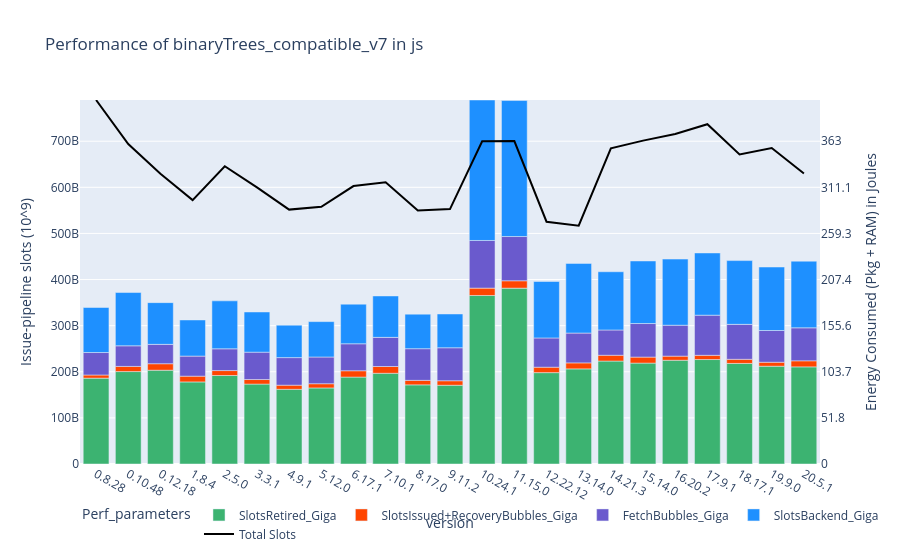
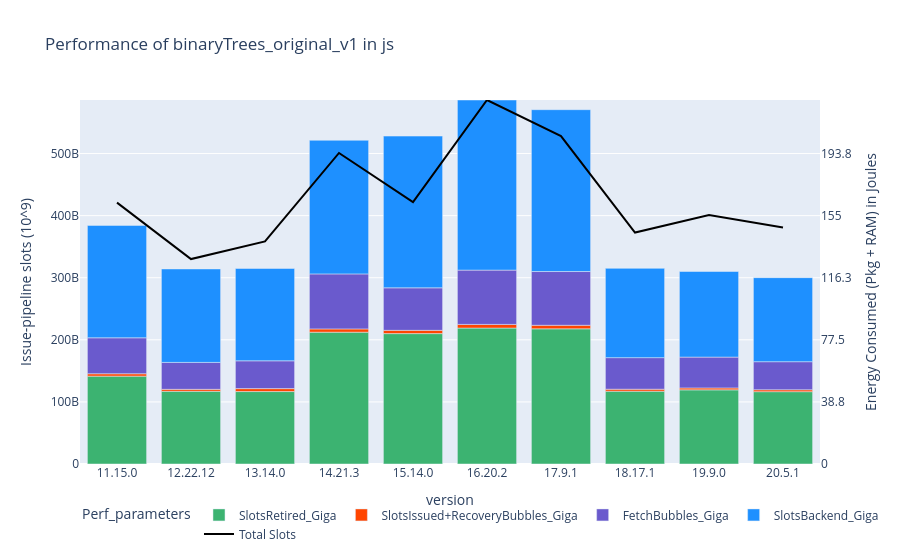
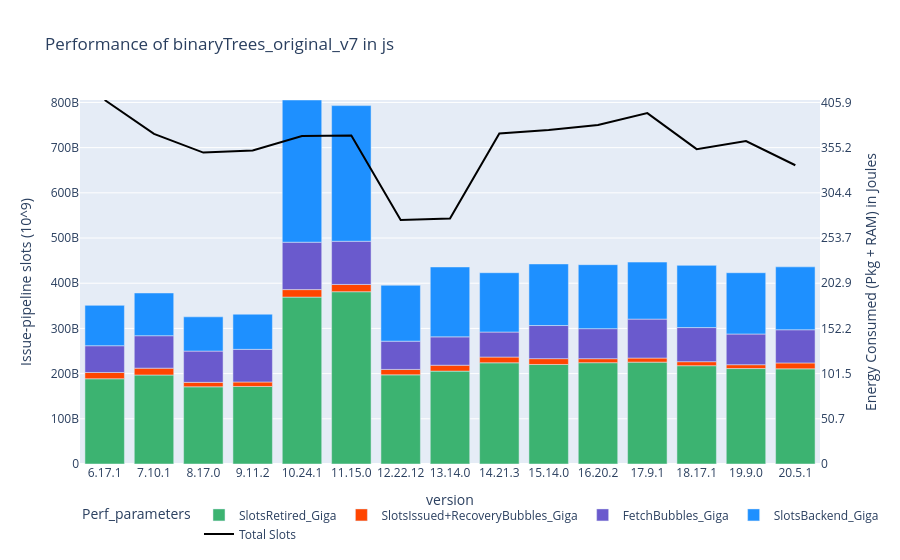
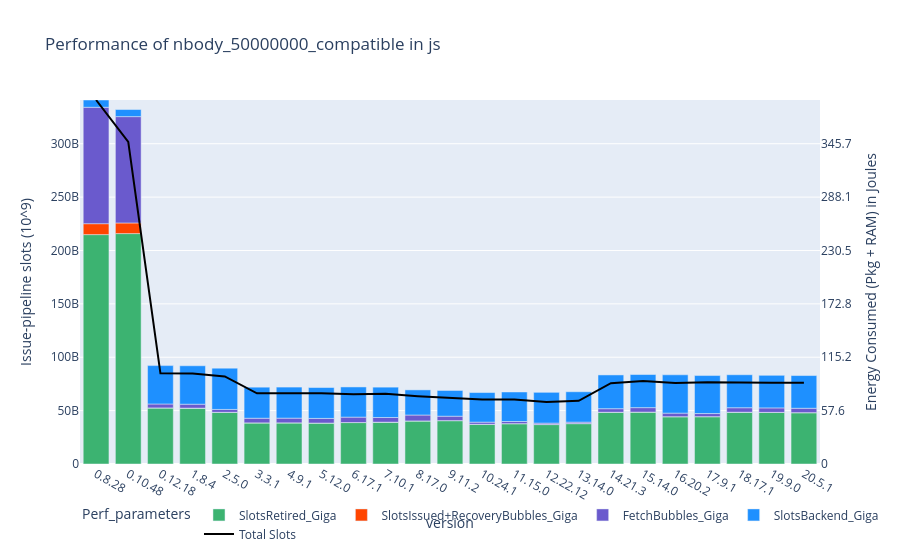

Notebook code for these charts, in order:
### Code cell
x_data = "version"
categories = ['SlotsRetired_Giga','SlotsIssued+RecoveryBubbles_Giga','FetchBubbles_Giga','SlotsBackend_Giga']
color_list = ["MediumSeaGreen", "OrangeRed", "SlateBlue", "DodgerBlue"]
programs = df_perf["path"].unique()

flag = True

for program in programs:
    df_plot = df_perf.groupby([x_data,"path"], sort=False)[categories].median().reset_index()
    df_TotalSlots = df_turbostat.groupby([x_data,"path"], sort=False)[['Pkg+RAM_J']].median().reset_index()
    df_TotalSlots = df_TotalSlots.query('path == "'+ program +'"')
    df_TotalSlots = df_TotalSlots.drop('path', axis=1)
    
    # df_plot = df_plot[df_plot['version'].str.contains("2.5.6|2.7.18|3.0.1|3.4.10|3.5.10") == False]
    df_plot = df_plot.query('path == "'+ program +'"')
    df_plot = df_plot.drop('path', axis=1)

    df_melted = pd.melt(df_plot, id_vars=['version'], var_name='Perf_parameters', value_name='Value')
    df_melted_2 = pd.melt(df_TotalSlots, id_vars=['version'], var_name='Pkg+RAM_J', value_name='Value')

    fig = px.bar(df_melted,
                x = "version",
                y = "Value",
                color = "Perf_parameters",
                color_discrete_sequence=color_list,
                title="Performance of " + program + " in " + language)
    fig.add_trace(
        go.Scatter(
            x=df_melted_2["version"],
            y=df_melted_2["Value"],
            mode="lines",
            yaxis="y2",
            marker=dict(color="black"),
            name="Total Slots "
        )
    )
    fig.update_layout(
        legend=dict(orientation="h"),
        yaxis=dict(
            title=dict(text="Issue-pipeline slots (10^9)"),
            side="left",
            range=[0, (df_plot['SlotsRetired_Giga'] + df_plot['SlotsIssued+RecoveryBubbles_Giga'] + df_plot['FetchBubbles_Giga'] + df_plot['SlotsBackend_Giga']).max()],
        ),
        yaxis2=dict(
            title=dict(text="Energy Consumed (Pkg + RAM) in Joules"),
            side="right",
            range=[0, df_TotalSlots['Pkg+RAM_J'].max()],
            overlaying="y",
            tickmode="sync",
        ),
    )

    fig.show()

### Figure 1 — Plotly figure (JSON) as saved in the notebook; plotly's stock layout.template omitted (floating-point values rounded to 4 significant figures)
{"data": [{"alignmentgroup": "True", "hovertemplate": "Perf_parameters=SlotsRetired_Giga<br>version=%{x}<br>Value=%{y}<extra></extra>", "legendgroup": "SlotsRetired_Giga", "marker": {"color": "MediumSeaGreen", "pattern": {"shape": ""}}, "name": "SlotsRetired_Giga", "offsetgroup": "SlotsRetired_Giga", "orientation": "v", "showlegend": true, "textposition": "auto", "type": "bar", "x": ["0.8.28", "0.10.48", "0.12.18", "1.8.4", "2.5.0", "3.3.1", "4.9.1", "5.12.0", "6.17.1", "7.10.1", "8.17.0", "9.11.2", "10.24.1", "11.15.0", "12.22.12", "13.14.0", "14.21.3", "15.14.0", "16.20.2", "17.9.1", "18.17.1", "19.9.0", "20.5.1"], "xaxis": "x", "y": [186200000000.0, 200400000000.0, 203400000000.0, 178000000000.0, 191900000000.0, 173300000000.0, 161900000000.0, 164900000000.0, 188500000000.0, 196737473080, 171600000000.0, 170800000000.0, 365400000000.0, 381300000000.0, 198134456883, 206300000000.0, 223200000000.0, 218762451246, 224986588077, 226500000000.0, 218100000000.0, 212100000000.0, 210600000000.0], "yaxis": "y"}, {"alignmentgroup": "True", "hovertemplate": "Perf_parameters=SlotsIssued+RecoveryBubbles_Giga<br>version=%{x}<br>Value=%{y}<extra></extra>", "legendgroup": "SlotsIssued+RecoveryBubbles_Giga", "marker": {"color": "OrangeRed", "pattern": {"shape": ""}}, "name": "SlotsIssued+RecoveryBubbles_Giga", "offsetgroup": "SlotsIssued+RecoveryBubbles_Giga", "orientation": "v", "showlegend": true, "textposition": "auto", "type": "bar", "x": ["0.8.28", "0.10.48", "0.12.18", "1.8.4", "2.5.0", "3.3.1", "4.9.1", "5.12.0", "6.17.1", "7.10.1", "8.17.0", "9.11.2", "10.24.1", "11.15.0", "12.22.12", "13.14.0", "14.21.3", "15.14.0", "16.20.2", "17.9.1", "18.17.1", "19.9.0", "20.5.1"], "xaxis": "x", "y": [6848000000.0, 11160000000.0, 14030000000.0, 12490000000.0, 10680000000.0, 9885000000.0, 8989000000.0, 9162000000.0, 13760000000.0, 14670000000.0, 9777000000.0, 9756000000.0, 15970000000.0, 15990000000.0, 11800000000.0, 13000000000.0, 12570000000.0, 13090000000.0, 8935000000.0, 9160000000.0, 8921000000.0, 8604000000.0, 13150000000.0], "yaxis": "y"}, {"alignmentgroup": "True", "hovertemplate": "Perf_parameters=FetchBubbles_Giga<br>version=%{x}<br>Value=%{y}<extra></extra>", "legendgroup": "FetchBubbles_Giga", "marker": {"color": "SlateBlue", "pattern": {"shape": ""}}, "name": "FetchBubbles_Giga", "offsetgroup": "FetchBubbles_Giga", "orientation": "v", "showlegend": true, "textposition": "auto", "type": "bar", "x": ["0.8.28", "0.10.48", "0.12.18", "1.8.4", "2.5.0", "3.3.1", "4.9.1", "5.12.0", "6.17.1", "7.10.1", "8.17.0", "9.11.2", "10.24.1", "11.15.0", "12.22.12", "13.14.0", "14.21.3", "15.14.0", "16.20.2", "17.9.1", "18.17.1", "19.9.0", "20.5.1"], "xaxis": "x", "y": [48710000000.0, 44720000000.0, 41990000000.0, 43530000000.0, 47210000000.0, 59310000000.0, 59810000000.0, 57960000000.0, 58490000000.0, 63200000000.0, 68630000000.0, 71540000000.0, 103300000000.0, 95950000000.0, 63400000000.0, 64720000000.0, 54840000000.0, 72780000000.0, 67020000000.0, 87020000000.0, 75830000000.0, 68830000000.0, 71530000000.0], "yaxis": "y"}, {"alignmentgroup": "True", "hovertemplate": "Perf_parameters=SlotsBackend_Giga<br>version=%{x}<br>Value=%{y}<extra></extra>", "legendgroup": "SlotsBackend_Giga", "marker": {"color": "DodgerBlue", "pattern": {"shape": ""}}, "name": "SlotsBackend_Giga", "offsetgroup": "SlotsBackend_Giga", "orientation": "v", "showlegend": true, "textposition": "auto", "type": "bar", "x": ["0.8.28", "0.10.48", "0.12.18", "1.8.4", "2.5.0", "3.3.1", "4.9.1", "5.12.0", "6.17.1", "7.10.1", "8.17.0", "9.11.2", "10.24.1", "11.15.0", "12.22.12", "13.14.0", "14.21.3", "15.14.0", "16.20.2", "17.9.1", "18.17.1", "19.9.0", "20.5.1"], "xaxis": "x", "y": [97670000000.0, 115500000000.0, 90500000000.0, 78400000000.0, 104000000000.0, 87170000000.0, 70240000000.0, 76730000000.0, 85933613335, 89850000000.0, 74790000000.0, 73220000000.0, 304600000000.0, 294900000000.0, 122400000000.0, 151000000000.0, 126200000000.0, 135600000000.0, 143500000000.0, 135000000000.0, 138300000000.0, 137700000000.0, 144500000000.0], "yaxis": "y"}, {"marker": {"color": "black"}, "mode": "lines", "name": "Total Slots ", "type": "scatter", "x": ["0.8.28", "0.10.48", "0.12.18", "1.8.4", "2.5.0", "3.3.1", "4.9.1", "5.12.0", "6.17.1", "7.10.1", "8.17.0", "9.11.2", "10.24.1", "11.15.0", "12.22.12", "13.14.0", "14.21.3", "15.14.0", "16.20.2", "17.9.1", "18.17.1", "19.9.0", "20.5.1"], "y": [409.3, 359.7, 326.4, 296.7, 334.8, 311.1, 286.1, 289.2, 312.5, 316.7, 285.1, 286.6, 362.9, 363.2, 272.4, 268.0, 355.0, 363.6, 371.0, 382.1, 348.1, 355.2, 326.6], "yaxis": "y2"}], "layout": {"barmode": "relative", "legend": {"orientation": "h", "title": {"text": "Perf_parameters"}, "tracegroupgap": 0}, "title": {"text": "Performance of binaryTrees_compatible_v7 in js"}, "xaxis": {"anchor": "y", "domain": [0, 1], "title": {"text": "version"}}, "yaxis": {"anchor": "x", "domain": [0, 1], "range": [0, 789400000000.0], "side": "left", "title": {"text": "Issue-pipeline slots (10^9)"}}, "yaxis2": {"overlaying": "y", "range": [0, 409.3], "side": "right", "tickmode": "sync", "title": {"text": "Energy Consumed (Pkg + RAM) in Joules"}}}}

### Figure 2 — Plotly figure (JSON) as saved in the notebook; plotly's stock layout.template omitted (floating-point values rounded to 4 significant figures)
{"data": [{"alignmentgroup": "True", "hovertemplate": "Perf_parameters=SlotsRetired_Giga<br>version=%{x}<br>Value=%{y}<extra></extra>", "legendgroup": "SlotsRetired_Giga", "marker": {"color": "MediumSeaGreen", "pattern": {"shape": ""}}, "name": "SlotsRetired_Giga", "offsetgroup": "SlotsRetired_Giga", "orientation": "v", "showlegend": true, "textposition": "auto", "type": "bar", "x": ["11.15.0", "12.22.12", "13.14.0", "14.21.3", "15.14.0", "16.20.2", "17.9.1", "18.17.1", "19.9.0", "20.5.1"], "xaxis": "x", "y": [141500000000.0, 117100000000.0, 116700000000.0, 212300000000.0, 210000000000.0, 219000000000.0, 217700000000.0, 117300000000.0, 119400000000.0, 116500000000.0], "yaxis": "y"}, {"alignmentgroup": "True", "hovertemplate": "Perf_parameters=SlotsIssued+RecoveryBubbles_Giga<br>version=%{x}<br>Value=%{y}<extra></extra>", "legendgroup": "SlotsIssued+RecoveryBubbles_Giga", "marker": {"color": "OrangeRed", "pattern": {"shape": ""}}, "name": "SlotsIssued+RecoveryBubbles_Giga", "offsetgroup": "SlotsIssued+RecoveryBubbles_Giga", "orientation": "v", "showlegend": true, "textposition": "auto", "type": "bar", "x": ["11.15.0", "12.22.12", "13.14.0", "14.21.3", "15.14.0", "16.20.2", "17.9.1", "18.17.1", "19.9.0", "20.5.1"], "xaxis": "x", "y": [3860000000.0, 3137000000.0, 4744000000.0, 5270000000.0, 5278000000.0, 5879000000.0, 5729000000.0, 3196000000.0, 3105000000.0, 3023000000.0], "yaxis": "y"}, {"alignmentgroup": "True", "hovertemplate": "Perf_parameters=FetchBubbles_Giga<br>version=%{x}<br>Value=%{y}<extra></extra>", "legendgroup": "FetchBubbles_Giga", "marker": {"color": "SlateBlue", "pattern": {"shape": ""}}, "name": "FetchBubbles_Giga", "offsetgroup": "FetchBubbles_Giga", "orientation": "v", "showlegend": true, "textposition": "auto", "type": "bar", "x": ["11.15.0", "12.22.12", "13.14.0", "14.21.3", "15.14.0", "16.20.2", "17.9.1", "18.17.1", "19.9.0", "20.5.1"], "xaxis": "x", "y": [57900000000.0, 43340000000.0, 44770000000.0, 88590000000.0, 68470000000.0, 87440000000.0, 86550000000.0, 50840000000.0, 49670000000.0, 45220000000.0], "yaxis": "y"}, {"alignmentgroup": "True", "hovertemplate": "Perf_parameters=SlotsBackend_Giga<br>version=%{x}<br>Value=%{y}<extra></extra>", "legendgroup": "SlotsBackend_Giga", "marker": {"color": "DodgerBlue", "pattern": {"shape": ""}}, "name": "SlotsBackend_Giga", "offsetgroup": "SlotsBackend_Giga", "orientation": "v", "showlegend": true, "textposition": "auto", "type": "bar", "x": ["11.15.0", "12.22.12", "13.14.0", "14.21.3", "15.14.0", "16.20.2", "17.9.1", "18.17.1", "19.9.0", "20.5.1"], "xaxis": "x", "y": [181000000000.0, 150600000000.0, 148800000000.0, 215200000000.0, 244400000000.0, 274000000000.0, 260700000000.0, 143800000000.0, 137861377020, 135400000000.0], "yaxis": "y"}, {"marker": {"color": "black"}, "mode": "lines", "name": "Total Slots ", "type": "scatter", "x": ["11.15.0", "12.22.12", "13.14.0", "14.21.3", "15.14.0", "16.20.2", "17.9.1", "18.17.1", "19.9.0", "20.5.1"], "y": [163.1, 127.9, 138.9, 194.1, 163.4, 227.2, 204.7, 144.4, 155.4, 147.6], "yaxis": "y2"}], "layout": {"barmode": "relative", "legend": {"orientation": "h", "title": {"text": "Perf_parameters"}, "tracegroupgap": 0}, "title": {"text": "Performance of binaryTrees_original_v1 in js"}, "xaxis": {"anchor": "y", "domain": [0, 1], "title": {"text": "version"}}, "yaxis": {"anchor": "x", "domain": [0, 1], "range": [0, 586300000000.0], "side": "left", "title": {"text": "Issue-pipeline slots (10^9)"}}, "yaxis2": {"overlaying": "y", "range": [0, 227.2], "side": "right", "tickmode": "sync", "title": {"text": "Energy Consumed (Pkg + RAM) in Joules"}}}}

### Figure 3 — Plotly figure (JSON) as saved in the notebook; plotly's stock layout.template omitted (floating-point values rounded to 4 significant figures)
{"data": [{"alignmentgroup": "True", "hovertemplate": "Perf_parameters=SlotsRetired_Giga<br>version=%{x}<br>Value=%{y}<extra></extra>", "legendgroup": "SlotsRetired_Giga", "marker": {"color": "MediumSeaGreen", "pattern": {"shape": ""}}, "name": "SlotsRetired_Giga", "offsetgroup": "SlotsRetired_Giga", "orientation": "v", "showlegend": true, "textposition": "auto", "type": "bar", "x": ["6.17.1", "7.10.1", "8.17.0", "9.11.2", "10.24.1", "11.15.0", "12.22.12", "13.14.0", "14.21.3", "15.14.0", "16.20.2", "17.9.1", "18.17.1", "19.9.0", "20.5.1"], "xaxis": "x", "y": [188600000000.0, 197000000000.0, 170800000000.0, 171600000000.0, 369300000000.0, 381200000000.0, 197300000000.0, 205500000000.0, 223952280001, 220200000000.0, 224200000000.0, 225392844533, 217500000000.0, 211182313041, 210600000000.0], "yaxis": "y"}, {"alignmentgroup": "True", "hovertemplate": "Perf_parameters=SlotsIssued+RecoveryBubbles_Giga<br>version=%{x}<br>Value=%{y}<extra></extra>", "legendgroup": "SlotsIssued+RecoveryBubbles_Giga", "marker": {"color": "OrangeRed", "pattern": {"shape": ""}}, "name": "SlotsIssued+RecoveryBubbles_Giga", "offsetgroup": "SlotsIssued+RecoveryBubbles_Giga", "orientation": "v", "showlegend": true, "textposition": "auto", "type": "bar", "x": ["6.17.1", "7.10.1", "8.17.0", "9.11.2", "10.24.1", "11.15.0", "12.22.12", "13.14.0", "14.21.3", "15.14.0", "16.20.2", "17.9.1", "18.17.1", "19.9.0", "20.5.1"], "xaxis": "x", "y": [13920000000.0, 15130000000.0, 9861000000.0, 9897000000.0, 16550000000.0, 16080000000.0, 11970000000.0, 13080000000.0, 12676544151, 12950000000.0, 8858000000.0, 9043000000.0, 8890000000.0, 8534000000.0, 13010000000.0], "yaxis": "y"}, {"alignmentgroup": "True", "hovertemplate": "Perf_parameters=FetchBubbles_Giga<br>version=%{x}<br>Value=%{y}<extra></extra>", "legendgroup": "FetchBubbles_Giga", "marker": {"color": "SlateBlue", "pattern": {"shape": ""}}, "name": "FetchBubbles_Giga", "offsetgroup": "FetchBubbles_Giga", "orientation": "v", "showlegend": true, "textposition": "auto", "type": "bar", "x": ["6.17.1", "7.10.1", "8.17.0", "9.11.2", "10.24.1", "11.15.0", "12.22.12", "13.14.0", "14.21.3", "15.14.0", "16.20.2", "17.9.1", "18.17.1", "19.9.0", "20.5.1"], "xaxis": "x", "y": [59180000000.0, 71790000000.0, 69190000000.0, 72220000000.0, 104900000000.0, 95530000000.0, 62550000000.0, 62730000000.0, 55360000000.0, 73230000000.0, 66396458517, 86120000000.0, 75470000000.0, 67919427592, 73450000000.0], "yaxis": "y"}, {"alignmentgroup": "True", "hovertemplate": "Perf_parameters=SlotsBackend_Giga<br>version=%{x}<br>Value=%{y}<extra></extra>", "legendgroup": "SlotsBackend_Giga", "marker": {"color": "DodgerBlue", "pattern": {"shape": ""}}, "name": "SlotsBackend_Giga", "offsetgroup": "SlotsBackend_Giga", "orientation": "v", "showlegend": true, "textposition": "auto", "type": "bar", "x": ["6.17.1", "7.10.1", "8.17.0", "9.11.2", "10.24.1", "11.15.0", "12.22.12", "13.14.0", "14.21.3", "15.14.0", "16.20.2", "17.9.1", "18.17.1", "19.9.0", "20.5.1"], "xaxis": "x", "y": [89290000000.0, 94532680120, 75780000000.0, 77840000000.0, 314600000000.0, 300100000000.0, 123700000000.0, 154700000000.0, 131300000000.0, 136300000000.0, 141600000000.0, 126200000000.0, 137600000000.0, 135600000000.0, 139187212592], "yaxis": "y"}, {"marker": {"color": "black"}, "mode": "lines", "name": "Total Slots ", "type": "scatter", "x": ["6.17.1", "7.10.1", "8.17.0", "9.11.2", "10.24.1", "11.15.0", "12.22.12", "13.14.0", "14.21.3", "15.14.0", "16.20.2", "17.9.1", "18.17.1", "19.9.0", "20.5.1"], "y": [408.6, 370.6, 349.6, 352.0, 368.1, 368.6, 273.8, 275.6, 371.0, 374.9, 380.6, 394.0, 353.4, 362.6, 335.4], "yaxis": "y2"}], "layout": {"barmode": "relative", "legend": {"orientation": "h", "title": {"text": "Perf_parameters"}, "tracegroupgap": 0}, "title": {"text": "Performance of binaryTrees_original_v7 in js"}, "xaxis": {"anchor": "y", "domain": [0, 1], "title": {"text": "version"}}, "yaxis": {"anchor": "x", "domain": [0, 1], "range": [0, 805400000000.0], "side": "left", "title": {"text": "Issue-pipeline slots (10^9)"}}, "yaxis2": {"overlaying": "y", "range": [0, 408.6], "side": "right", "tickmode": "sync", "title": {"text": "Energy Consumed (Pkg + RAM) in Joules"}}}}

### Figure 4 — Plotly figure (JSON) as saved in the notebook; plotly's stock layout.template omitted (floating-point values rounded to 4 significant figures)
{"data": [{"alignmentgroup": "True", "hovertemplate": "Perf_parameters=SlotsRetired_Giga<br>version=%{x}<br>Value=%{y}<extra></extra>", "legendgroup": "SlotsRetired_Giga", "marker": {"color": "MediumSeaGreen", "pattern": {"shape": ""}}, "name": "SlotsRetired_Giga", "offsetgroup": "SlotsRetired_Giga", "orientation": "v", "showlegend": true, "textposition": "auto", "type": "bar", "x": ["0.8.28", "0.10.48", "0.12.18", "1.8.4", "2.5.0", "3.3.1", "4.9.1", "5.12.0", "6.17.1", "7.10.1", "8.17.0", "9.11.2", "10.24.1", "11.15.0", "12.22.12", "13.14.0", "14.21.3", "15.14.0", "16.20.2", "17.9.1", "18.17.1", "19.9.0", "20.5.1"], "xaxis": "x", "y": [214900000000.0, 215800000000.0, 52530000000.0, 52330000000.0, 48410000000.0, 38530000000.0, 38550000000.0, 38360000000.0, 38840000000.0, 39190000000.0, 40340000000.0, 40650000000.0, 37172774881, 37780000000.0, 36951348830, 37860000000.0, 48490000000.0, 48610000000.0, 44310000000.0, 44350000000.0, 48530000000.0, 48340000000.0, 48100000000.0], "yaxis": "y"}, {"alignmentgroup": "True", "hovertemplate": "Perf_parameters=SlotsIssued+RecoveryBubbles_Giga<br>version=%{x}<br>Value=%{y}<extra></extra>", "legendgroup": "SlotsIssued+RecoveryBubbles_Giga", "marker": {"color": "OrangeRed", "pattern": {"shape": ""}}, "name": "SlotsIssued+RecoveryBubbles_Giga", "offsetgroup": "SlotsIssued+RecoveryBubbles_Giga", "orientation": "v", "showlegend": true, "textposition": "auto", "type": "bar", "x": ["0.8.28", "0.10.48", "0.12.18", "1.8.4", "2.5.0", "3.3.1", "4.9.1", "5.12.0", "6.17.1", "7.10.1", "8.17.0", "9.11.2", "10.24.1", "11.15.0", "12.22.12", "13.14.0", "14.21.3", "15.14.0", "16.20.2", "17.9.1", "18.17.1", "19.9.0", "20.5.1"], "xaxis": "x", "y": [10220000000.0, 9961000000.0, 0, 0, 0, 0, 0, 0, 0, 0, 0, 0, 0, 0, 0, 0, 0, 0, 0, 0, 0, 0, 0], "yaxis": "y"}, {"alignmentgroup": "True", "hovertemplate": "Perf_parameters=FetchBubbles_Giga<br>version=%{x}<br>Value=%{y}<extra></extra>", "legendgroup": "FetchBubbles_Giga", "marker": {"color": "SlateBlue", "pattern": {"shape": ""}}, "name": "FetchBubbles_Giga", "offsetgroup": "FetchBubbles_Giga", "orientation": "v", "showlegend": true, "textposition": "auto", "type": "bar", "x": ["0.8.28", "0.10.48", "0.12.18", "1.8.4", "2.5.0", "3.3.1", "4.9.1", "5.12.0", "6.17.1", "7.10.1", "8.17.0", "9.11.2", "10.24.1", "11.15.0", "12.22.12", "13.14.0", "14.21.3", "15.14.0", "16.20.2", "17.9.1", "18.17.1", "19.9.0", "20.5.1"], "xaxis": "x", "y": [109000000000.0, 99613493505, 3691000000.0, 3690000000.0, 2699000000.0, 4362000000.0, 4406000000.0, 4343000000.0, 5074000000.0, 4371000000.0, 5537000000.0, 4136000000.0, 2043000000.0, 2027000000.0, 1343685412, 1353000000.0, 3324000000.0, 4191000000.0, 3333000000.0, 2907353624, 4177000000.0, 4206000000.0, 4124000000.0], "yaxis": "y"}, {"alignmentgroup": "True", "hovertemplate": "Perf_parameters=SlotsBackend_Giga<br>version=%{x}<br>Value=%{y}<extra></extra>", "legendgroup": "SlotsBackend_Giga", "marker": {"color": "DodgerBlue", "pattern": {"shape": ""}}, "name": "SlotsBackend_Giga", "offsetgroup": "SlotsBackend_Giga", "orientation": "v", "showlegend": true, "textposition": "auto", "type": "bar", "x": ["0.8.28", "0.10.48", "0.12.18", "1.8.4", "2.5.0", "3.3.1", "4.9.1", "5.12.0", "6.17.1", "7.10.1", "8.17.0", "9.11.2", "10.24.1", "11.15.0", "12.22.12", "13.14.0", "14.21.3", "15.14.0", "16.20.2", "17.9.1", "18.17.1", "19.9.0", "20.5.1"], "xaxis": "x", "y": [6815000000.0, 6640899567, 35940000000.0, 36000000000.0, 38690000000.0, 29080000000.0, 29100000000.0, 28930000000.0, 28270000000.0, 28420000000.0, 23550000000.0, 24110000000.0, 27710000000.0, 27660000000.0, 28850000000.0, 28470000000.0, 31620000000.0, 31010000000.0, 35900000000.0, 35590000000.0, 30900000000.0, 30550000000.0, 30630000000.0], "yaxis": "y"}, {"marker": {"color": "black"}, "mode": "lines", "name": "Total Slots ", "type": "scatter", "x": ["0.8.28", "0.10.48", "0.12.18", "1.8.4", "2.5.0", "3.3.1", "4.9.1", "5.12.0", "6.17.1", "7.10.1", "8.17.0", "9.11.2", "10.24.1", "11.15.0", "12.22.12", "13.14.0", "14.21.3", "15.14.0", "16.20.2", "17.9.1", "18.17.1", "19.9.0", "20.5.1"], "y": [392.9, 347.7, 97.82, 97.79, 94.52, 76.34, 76.3, 76.27, 75.23, 75.78, 73.25, 71.78, 69.53, 69.55, 66.94, 68.25, 87.29, 89.51, 87.38, 88.15, 87.65, 87.65, 87.75], "yaxis": "y2"}], "layout": {"barmode": "relative", "legend": {"orientation": "h", "title": {"text": "Perf_parameters"}, "tracegroupgap": 0}, "title": {"text": "Performance of nbody_50000000_compatible in js"}, "xaxis": {"anchor": "y", "domain": [0, 1], "title": {"text": "version"}}, "yaxis": {"anchor": "x", "domain": [0, 1], "range": [0, 341000000000.0], "side": "left", "title": {"text": "Issue-pipeline slots (10^9)"}}, "yaxis2": {"overlaying": "y", "range": [0, 392.9], "side": "right", "tickmode": "sync", "title": {"text": "Energy Consumed (Pkg + RAM) in Joules"}}}}
